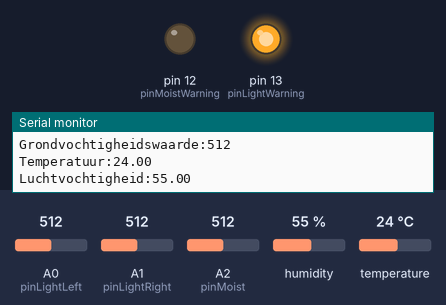
This sketch was run on a simulated Arduino Uno, built with avr-gcc and run on an emulated ATmega328P. Shown: output pins drawn as LEDs (lit = HIGH), the last lines printed to the serial monitor. The test bench sets the inputs (shaded band); at power-on: A2 (pinMoist) = 512, A0 (pinLightLeft) = 512, A1 (pinLightRight) = 512, humidity 55 %, temperature 24 °C.

Above: at 1.9 s.
2.0 s: A2 (pinMoist) set to 317
3.6 s: A2 (pinMoist) set to 284
At 5.8 s:
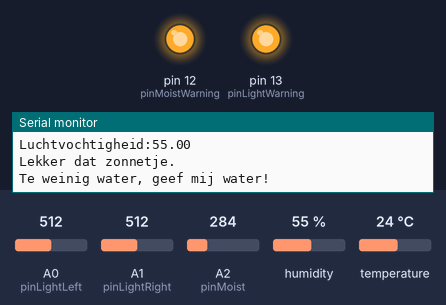
6.1 s: A0 (pinLightLeft) set to 108
12.6 s: A0 (pinLightLeft) set to 95
14.2 s: A2 (pinMoist) set to 306
At 15.8 s:
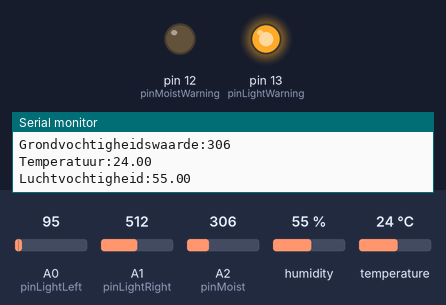
Timing chart, 0 to 17.2 s (numbered marks = the images above; inputs shaded):
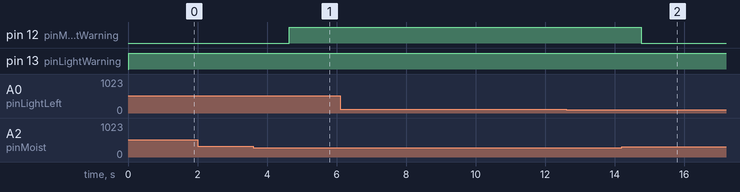

The sketch:

Leaf.ino
```cpp
#include "DHT.h"

// Light sensor pins and variables
int pinLightLeft = 0;
int leftLightValue = 0;
int pinLightRight = 1;
int rightLightValue = 0;

// Ground moisture pin and variable
int pinMoist = 2;
int moistValue = 0;

// Warning LED pins
int pinLightWarning = 13;
int pinMoistWarning = 12;

// Warning LED pins
float humidityValue = 0;
float temperatureValue = 0;

// Temperature and humidity sensor pin
#define DHTPIN 3

// Temperature and humidity sensor type
#define DHTTYPE DHT11

// Use existing library
DHT dht(DHTPIN, DHTTYPE);

void setup()
{
  Serial.begin(9600);
  pinMode(pinLightWarning, OUTPUT);
  pinMode(pinMoistWarning, OUTPUT);

  // Let the Temperature and humidity sensor start
  dht.begin();
}

void loop()
{

  // Read light sensors
  leftLightValue = analogRead(pinLightLeft);
  rightLightValue = analogRead(pinLightRight);

  // Read ground moisture sensor
  moistValue = analogRead(pinMoist);

  // Read Temperature and humidity sensor
  humidityValue = dht.readHumidity();
  temperatureValue = dht.readTemperature();

  // Check if one of the light sensors needs more light
  if (leftLightValue < 700 || rightLightValue < 700) {
    digitalWrite(pinLightWarning, HIGH);
    Serial.println("Lekker dat zonnetje.");
  } else {
    digitalWrite(pinLightWarning, LOW);
    Serial.println("Ik krijg zo veel te weinig licht, ik ga me verplaatsen.");
  }

  // Check what to do based on the ground moisture value
  if (moistValue < 300) {
    digitalWrite(pinMoistWarning, HIGH);
    Serial.println("Te weinig water, geef mij water!");
  } else if (moistValue > 300 && moistValue < 700) {
    digitalWrite(pinMoistWarning, LOW);
    Serial.println("Dit is precies goed zo, ik geef wel aan als ik dorst heb!");
  } else {
    digitalWrite(pinMoistWarning, LOW);
    Serial.println("IK VERDRINK HELP!!");
  }

  // Print values to serial.
  Serial.print("Lichtwaarde links:");
  Serial.println(leftLightValue);
  Serial.print("Lichtwaarde rechts:");
  Serial.println(rightLightValue);
  Serial.print("Grondvochtigheidswaarde:");
  Serial.println(moistValue);
  Serial.print("Temperatuur:");
  Serial.println(temperatureValue);
  Serial.print("Luchtvochtigheid:");
  Serial.println(humidityValue);

  delay(1000);                  //wait
}
```

Measured:
- the behaviour switches between 300 and 299 on A2 (pinMoist) (found by bisection; images 0 and 1)
- after the input at 3.6 s, pin 12 (pinMoistWarning): LOW → HIGH after 1.0 s
- after the input at 14.2 s, pin 12 (pinMoistWarning): HIGH → LOW after 0.56 s
